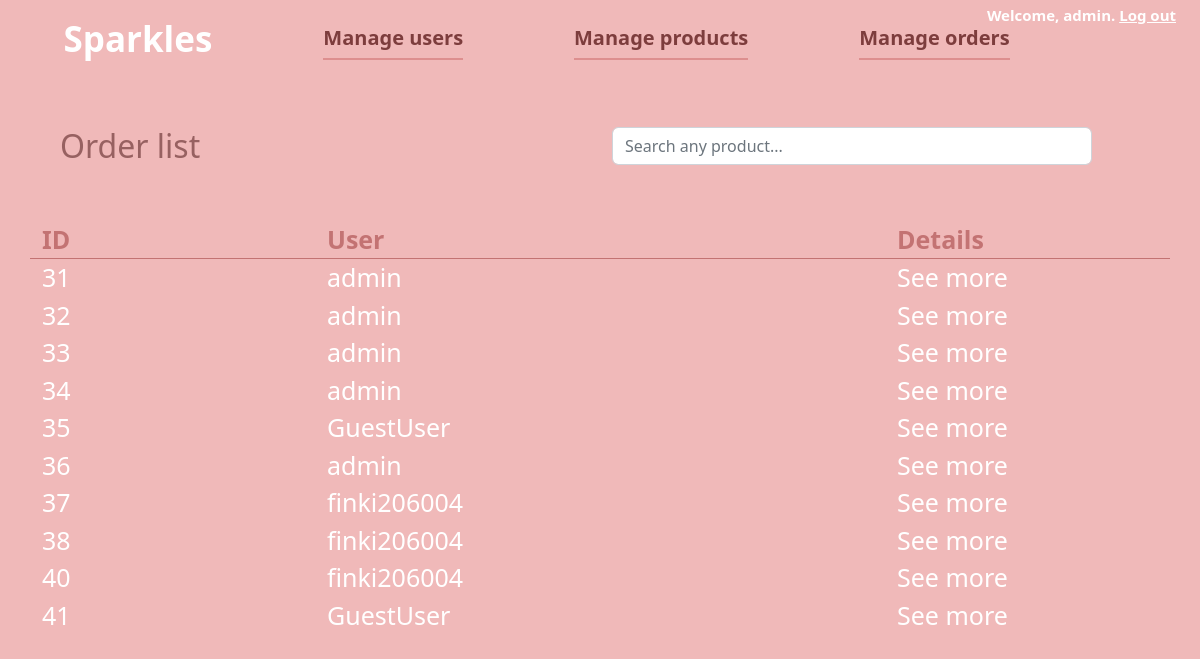
The page /orders/ (signed in) on the database as committed earlier.
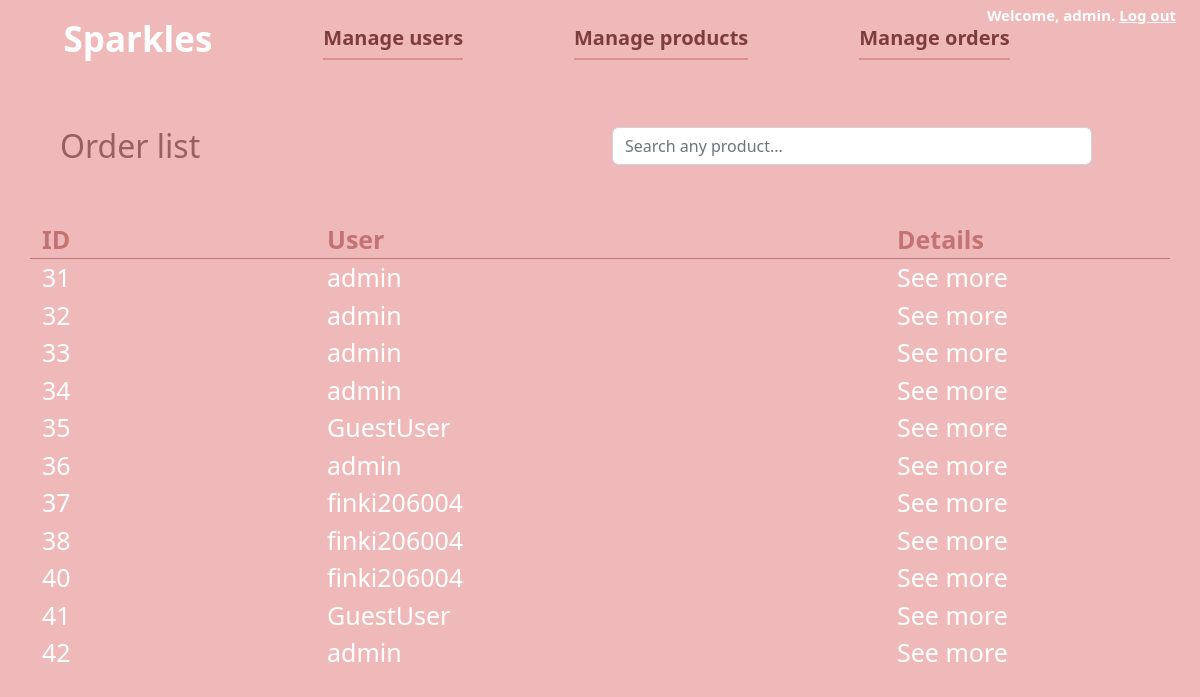
The same page on the database as committed later.
### shop/models.py (models this page shows, shortened)
class Order(models.Model):
    user = models.ForeignKey(User, on_delete=models.CASCADE)
    name = models.CharField(max_length=255)
    surname = models.CharField(max_length=255)
    address = models.CharField(max_length=255)
    city = models.CharField(max_length=255)
    postal_code = models.IntegerField()
    email = models.EmailField()
    payment_option = models.ForeignKey(CreditCard, on_delete=models.CASCADE, blank=True, null=True)
    total = models.IntegerField()
    paid = models.BooleanField()
    date = models.DateTimeField()

### shop/views.py (the view)
# urls.py: path('orders/', manage_orders, name="manage_orders"),
@login_required(login_url="/admin_login")
@user_passes_test(is_seller, login_url="/admin_login")
def manage_orders(request):
    context= dict()
    context["orders"] = Order.objects.filter(paid=True).all()
    return render(request, "seller/orders_management.html", context=context)

### shop/views.py (called while the page is built)
def is_seller(user):
    return user.groups.filter(name='Seller').exists()

### shop/templates/seller/orders_management.html (shortened to what this page needs)
{% extends "seller/seller_base.html" %}
{% block content %}
<div id="dashboard_body"  style="height: 100%;">
    <div class="row mx-5 py-5">
        <div class="col"><h2 style="color: rgb(151, 97, 97);">Order list</h2></div>
        <div class="col mx-5">
            <div class="d-flex form-inputs">
            <input class="form-control" type="text" placeholder="Search any product...">
            </div>
        </div>
    </div>
    <div class="container">
        <div class="row" id="table_header">
            <div class="col-md-3">ID</div>
            <div class="col-md-6">User</div>
            <div class="col-md-3">Details</div>
        </div>
        {% for order in orders %}
        <div class="row table_rows">
            <div class="col-md-3">{{order.id}}</div>
            <div class="col-md-6">{{order.user.username}}</div>
            <div class="col-md-3"><a href="/order_details?id={{order.id}}">See more</a></div>
        </div>
        {% endfor %}
    </div>
</div>
{% endblock %}

Rows that differ between the two databases and show on the page:
added Order: id "42", user.username "admin"
